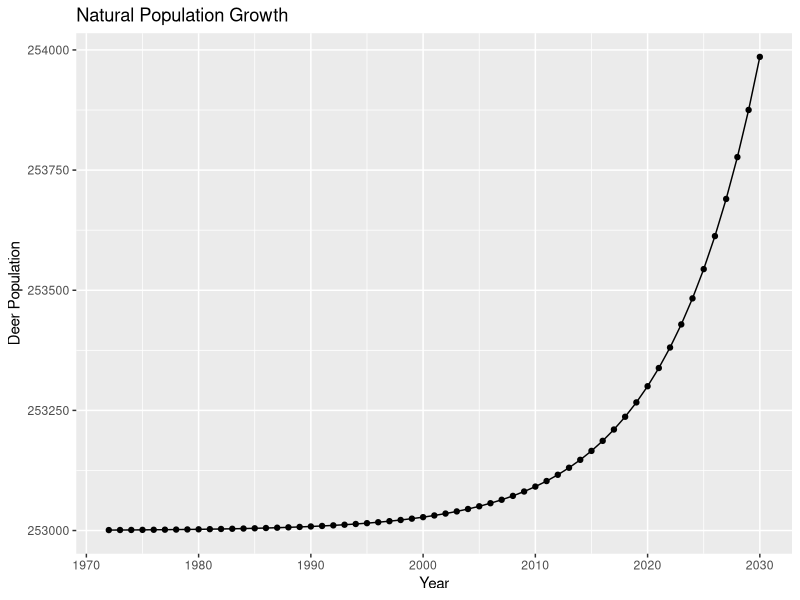
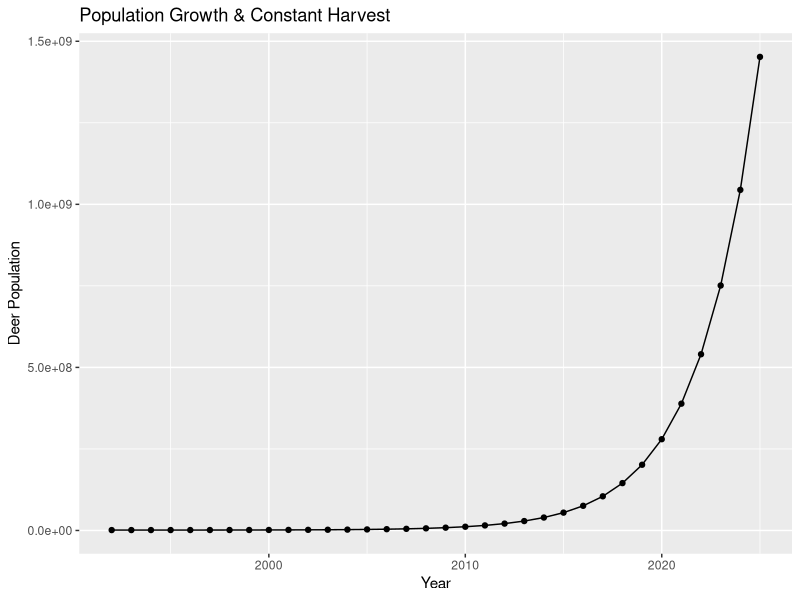
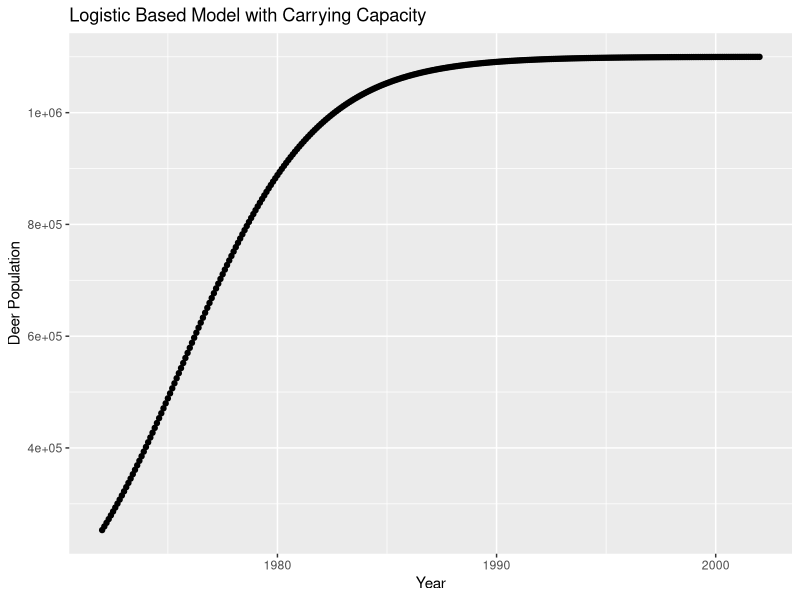
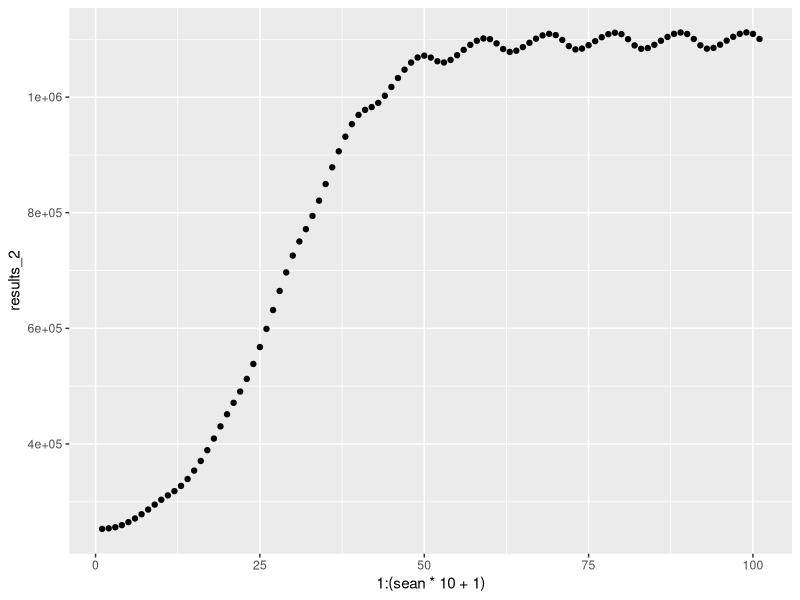
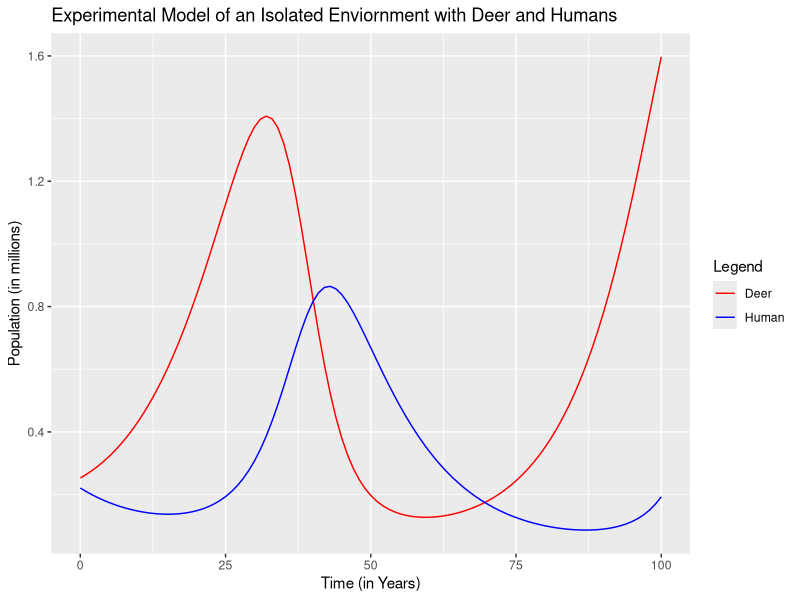
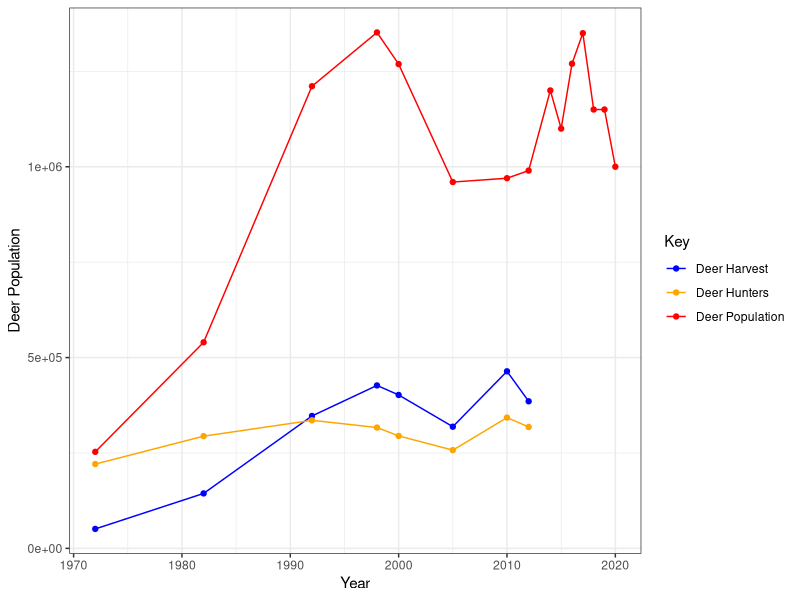
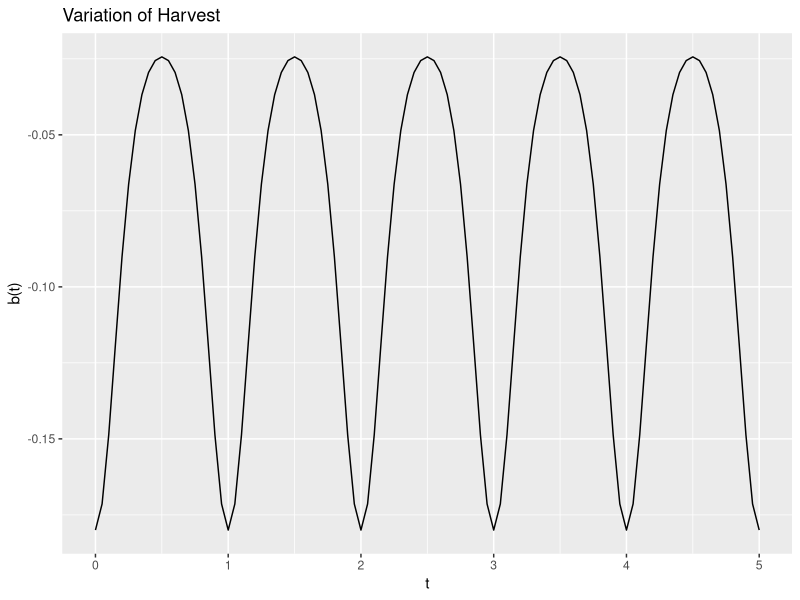
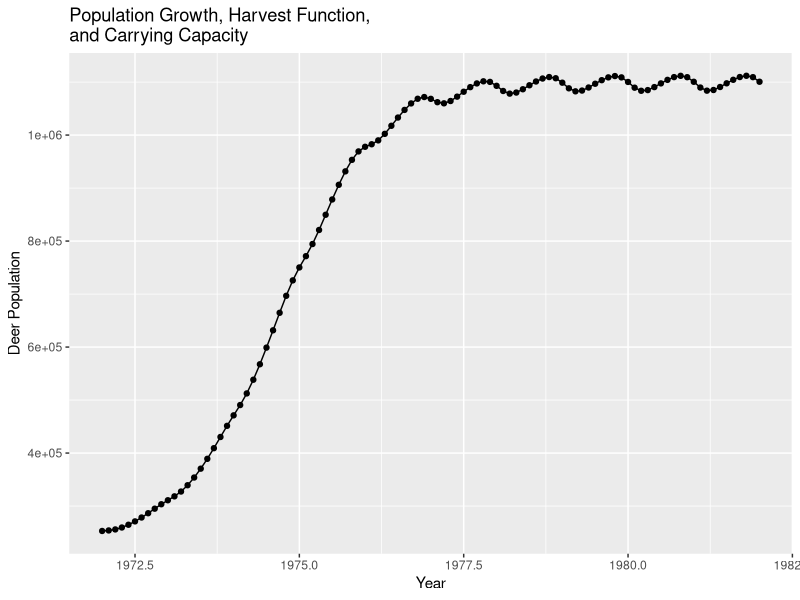

Here is the R script that generated these plots, in order:
# Final Models for Paper

library(tidyverse)
library(deSolve)



# Euler's Method Function -------------------------------------------------

euler <- function(dy.dt=function(t,y){}, h, y0, start=0, end=1) {
  nsteps <- (end-start)/h
  ys <- numeric(nsteps+1)
  ys[1] <- y0
  for (i in 1:nsteps) {
    t <- start + (i-1)*h
    ys[i+1] <- ys[i] + h*dy.dt(t,ys[i])
  }
  ys
}

# Model 1- Natural Pop Growth ---------------------------------------------

#Start with the natural dynamics. The law of exponential evolution or Malthus law. 
#We use r = .118849 based on file 'EDA.R' growth rate from first two data points (before carrying capacity is reached)

#dy/dt = ry(t)

r <- .118849

model1 <- function(r, t) {
  exp(r*(t-1972)) + 253000
}

t <- c(1972:2030)

results <- model1(r, t)
results <- data.frame(results)
results <- results %>%
  mutate(year = c(1972:2030))

results %>%
  ggplot(mapping = aes(x = year, y = results)) +
  geom_point()+
  geom_line() +
  xlab("Year") +
  ylab("Deer Population") +
  ggtitle("Natural Population Growth")
  theme_bw()




# Model 2- Natural Growth and Constant Harvest by Time --------------------
#Model 2
#dy/dt = r y(t) - B
#y(t)=(y_0-B/r) e^(r(t-t_0))+B/r

#r = .33 (adjusted r based on an isolated value of growth when accounting for harvest effects and starting at 1992)

model2 <- function(y0, t, r, B) {
  (y0 - (B/r)) * exp(r*(t- 1992)) + (B/r)
}


t <- c(1992:2025)
results <- model2(1211000, t, .33, 390703.5)
results <- data.frame(results)
results <- results %>%
  mutate(year = c(1992:2025))

results %>%
  ggplot(mapping = aes(x = year, y = results)) +
  geom_point()+
  geom_line() +
  xlab("Year") +
  ylab("Deer Population") +
  ggtitle("Population Growth & Constant Harvest")
  theme_bw()




# Model 3: Model based on logistic equation -------------------------------
# dy/dt = r y(t) - r / K * y^2(t)
# incorporates carrying capacity (K)

years = 30
r=.33
deerpop = 253000 #1211000

results<-euler(dy.dt=function(t,y){(r*y) - ((r/1100000)*y^2)}, .1,deerpop , 0, years)

results <- data.frame(results)
results$x <- 1:(years*10+1)
results$year <- 1972+(results$x-1)*0.1

ggplot(results, aes(x= year, y = results)) +
  geom_point() +
  xlab("Year")+
  ylab("Deer Population")+
  ggtitle("Logistic Based Model with Carrying Capacity")



# Model 4- Carrying Capacity,  Harvest,  Pop Growth -----------------------
sean = 10 
b = 390700
r=2.16
deerpop = 253000#1211000 ##253000 
## b is the estimated harvest per year
## results 2 is the carrying capacity model plus estimated harvest per year it is a little low 
## Adjusted carrying capacity as it was being affected by the constant harvest 
results_2<-euler(dy.dt=function(t,y){(r*y) - 0.18*(exp((-2*(sin(t*pi))^2)))*y -  ((r/(1100000+(b/1.4)))*y^2)-(b)}, .1,deerpop , 0, sean)


## adjusted the carrying capacity value in the function by adding back in a factor of the estimated harvest value per year



results_2 <- data.frame(results_2)

ggplot(results_2, mapping = aes(x = 1:(sean*10 +1), y = results_2)) +
  geom_point()






# Lotka-Volterra Model ----------------------------------------------------
#An experimental model treating humans as a "predator" of deer
# Similar Code from https://www.r-bloggers.com/2010/03/lotka-volterra-model%C2%A0%C2%A0intro/.
# Actual code written based off of: https://cran.r-project.org/web/packages/deSolve/vignettes/deSolve.pdf
# Then converted into a function
## EXPERIMENTAL MODEL - ISOLATED ENVIRIONMENT


PreyPred <- function(x_prey, y_pred, a, b, g, d){
  
  Pars <- c(a, b, g, d)
  Init_Conds <- c(x = x_prey, y = y_pred)
  
  
  LotVmodel <- function (Time, Init_Conds, Pars) {
    with(as.list(c(Init_Conds, Pars)), {
      dX = x*(a - b*y)
      dY = -y*(g - d*x)
      return(list(c(dX, dY)))
    })
  }
  
  Time <- seq(0, 100, by = 1)
  df <- as.data.frame(ode(func = LotVmodel, y = Init_Conds, parms = Pars, times = Time, method = "euler"))
  
  
  ggplot(df) + 
    geom_line(aes(x=time, y = x, color ="Deer")) +
    geom_line(aes(x=time, y = y, color = "Human")) +
    xlab('Time (in Years)') +
    ylab('Population (in millions)') +
    ggtitle("Experimental Model of an Isolated Enviornment with Deer and Humans") + 
    scale_color_manual(name = "Legend", values = c("Human" = "blue", "Deer" = "red"))
  
}


PreyPred(0.253, 0.2209, 0.11, 0.3, 0.088, 0.15)

## 0.11 is the initial growth rate from 1972 - 1982
## 0.3 is the average rate of which the the amount of deer is harvested each year.
## 0.088 is the average death rate of human beings.
## 0.15 is the rate in which predators increase by consuming prey. Estimate.






# EDA- Basic Graphs of the Data -------------------------------------------
colors <- c("Deer Population" = "red", "Deer Harvest" = "blue", "Deer Hunters" = "orange")

deer <- read_csv("Deer Data (Update1).csv")
names(deer)<-str_replace_all(names(deer), c(" " = "_"))

deer %>%
  ggplot(aes(x = Year)) +
  geom_point(mapping = aes(y = Deer_Population, color = "Deer Population")) +
  geom_line(aes(y = Deer_Population, color = "Deer Population")) +
  geom_point(aes(y = Deer_Harvest, color = "Deer Harvest")) +
  geom_line(aes(y = Deer_Harvest, color = "Deer Harvest")) +
  geom_point(aes(y= Total_Deer_Hunters, color = "Deer Hunters")) +
  geom_line(aes(y = Total_Deer_Hunters, color = "Deer Hunters")) +
  xlab("Year") +
  ylab("Deer Population")+
  labs(color = "Key")+
  scale_color_manual(values = colors)+
  theme_bw()


# Visualizations - model graphs -------------------------------------------

# b(t)
b <- function(t){-0.18*(exp((-2*(sin(t*pi))^2)))} 
ggplot(data.frame(x=seq(0,5,by=.001)), aes(x=x)) + 
  stat_function(fun=b) +
  labs(x="t", y="b(t)")+
  ggtitle("Variation of Harvest")

# Sean's model graph (cleaned)
sean = 10 
b = 390700
r=2.16
deerpop = 253000 #1211000
results_2<-euler(dy.dt=function(t,y){(r*y) - 0.18*(exp((-2*(sin(t*pi))^2)))*y -  ((r/(1100000+(b/1.4)))*y^2)-(b)}, .1,deerpop , 0, sean)

results_2 <- data.frame(results_2)
colnames(results_2) <- "Deer Population"
results_2$x <- 1:(sean*10+1)
results_2$Year <- 1972+(results_2$x-1)*0.1

ggplot(results_2, mapping = aes(x = Year, y = `Deer Population`)) +
  geom_point()+
  geom_line()+
  ggtitle("Population Growth, Harvest Function, \nand Carrying Capacity")

#Sean's model without constant harvest
tnot =1972
sean=10

r=2.16

results <- euler(dy.dt=function(t,y){(r*y) - .18*(exp((-2*(sin(t*pi))^2)))*y - ((r/1100000)*y^2)}, .1, deerpop, 0, sean)
results <- data.frame(results)

colnames(results) <- "Deer Population"
results$x <- 1:(sean*10+1)
results$Year <- 1972+(results$x-1)

ggplot(results, mapping = aes(x = Year, y = `Deer Population`)) +
  geom_point()+
  geom_line()+
  ggtitle("Population Growth, Harvest Function, \nand Carrying Capacity")


# Euler's Visualizations --------------------------------------------------
# A simplified example of Euler's method with different h values if wanting
# to use visuals to explain Euler's method in paper

#Graph of actual function: y = x^2
x_2 = function(x){x^2}
ggplot(data.frame(x=c(-10:10)), aes(x=x)) + 
  stat_function(fun=x_2)

#Modified (simplified) version of Nicole's function
euler2 <- function(dy.dt=function(t){}, h, y0, start=0, end=1) {
  nsteps <- (end-start)/h
  ys <- numeric(nsteps+1)
  ys[1] <- y0
  for (i in 1:nsteps) {
    t <- start + (i-1)*h
    ys[i+1] <- ys[i] + h*dy.dt(t)
  }
  ys
}

dy_dx = function(x){2*x}

#Euler's: Step size of 5
results_5 <- euler2(dy_dx, 5,100,-10,10)
results_5 <- as.data.frame(results_5)
colnames(results_5) <- "y"
results_5$change_x <- 1:(20/5+1)
results_5$x <- -10+(results_5$change_x-1)*5
ggplot(results_5, aes(x=x, y=y)) +
  geom_point()

#Euler's: Step size of 2
results_4 <- euler2(dy_dx, 2,100,-10,10)
results_4 <- as.data.frame(results_4)
colnames(results_4) <- "y"
results_4$change_x <- 1:(20/2+1)
results_4$x <- -10+(results_4$change_x-1)*2
ggplot(results_4, aes(x=x, y=y)) +
  geom_point()

#Eulers: Step size of 1
results_1 <- euler2(dy_dx, 1,100,-10,10)
results_1 <- as.data.frame(results_1)
colnames(results_1) <- "y"
results_1$change_x <- 1:(20+1)
results_1$x <- -10+(results_1$change_x-1)
ggplot(results_1, aes(x=x, y=y)) +
  geom_point()+
  ggtitle("Step size of 1")

#Euler's: Step size of .1
results_2 <- euler2(dy_dx, .1,100,-10,10)
results_2 <- as.data.frame(results_2)
colnames(results_2) <- "y"
results_2$change_x <- 1:(20*10+1)
results_2$x <- -10+(results_2$change_x-1)*.1
ggplot(results_2, aes(x=x, y=y)) +
  geom_point()+
  ggtitle("Step size of 0.1")

#Euler's: Step size of .01
results_3 <- euler2(dy_dx, .01,100,-10,10)
results_3 <- as.data.frame(results_3)
colnames(results_3) <- "y"
results_3$change_x <- 1:(20*100+1)
results_3$x <- -10+(results_3$change_x-1)*.01
ggplot(results_3, aes(x=x, y=y)) +
  geom_point()+
  ggtitle("Step size of 0.01")
